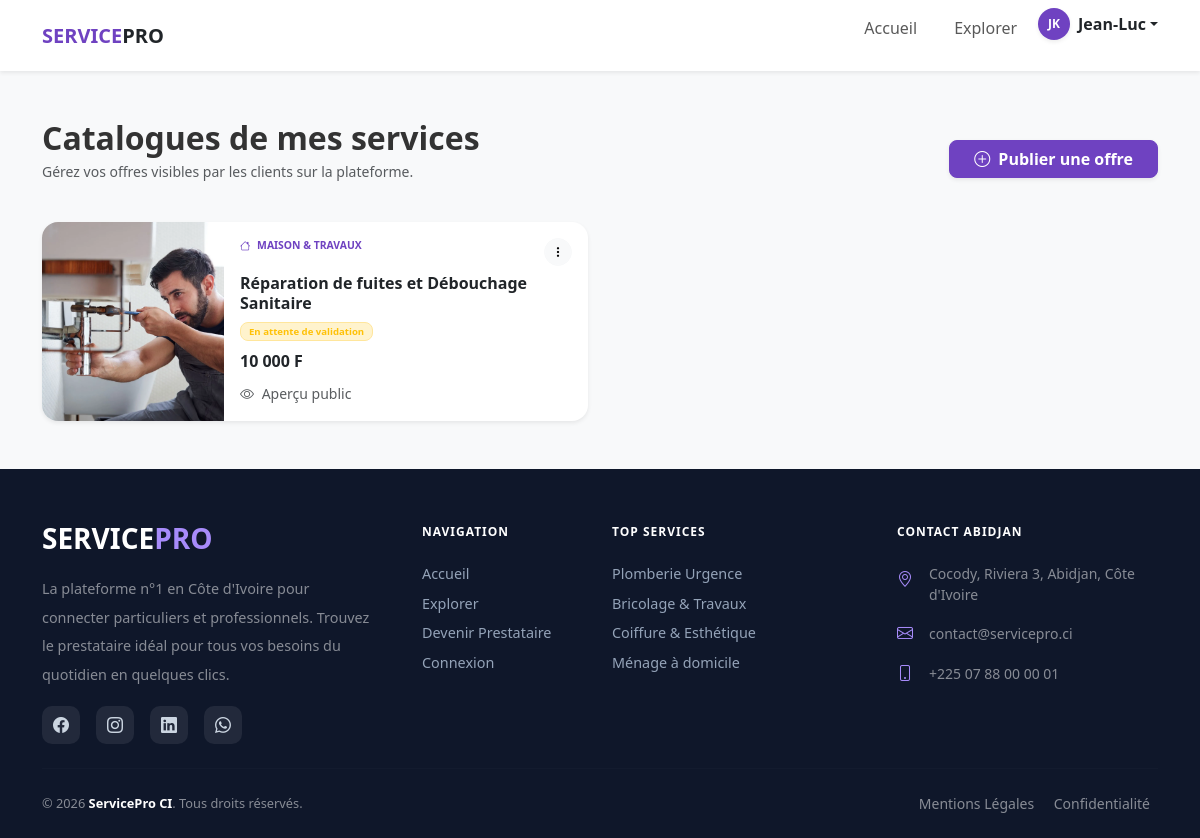
/mes_services.php (signed in), run on the app's committed database.
### tables this page shows
CREATE TABLE `Prestation` (
  `id_prestation` int NOT NULL,
  `titre_prestation` varchar(200) NOT NULL,
  `description_prestation` text,
  `prix_prestation` decimal(10,2) NOT NULL,
  `image_prestation` varchar(255) DEFAULT NULL,
  `datecrea_prestation` datetime DEFAULT CURRENT_TIMESTAMP,
  `id_service` int NOT NULL,
  `id_utilisateur` int NOT NULL,
  `statut_prestation` varchar(20) DEFAULT 'en_attente'
);

CREATE TABLE `Categorie` (
  `id_categorie` int NOT NULL,
  `nom_categorie` varchar(100) NOT NULL,
  `icone_categorie` varchar(50) DEFAULT NULL
);

### mes_services.php (the view, shortened to what this page needs)
<?php
require_once("includes/db.php");
$user_id = $_SESSION['user_id'];
$sql = "SELECT p.*, c.nom_categorie, c.icone_categorie
        FROM Prestation p
        JOIN Service s ON p.id_service = s.id_service
        JOIN Categorie c ON s.id_categorie = c.id_categorie
        WHERE p.id_utilisateur = ?
        ORDER BY p.datecrea_prestation DESC";
$stmt = $conn->prepare($sql);
$stmt->execute([$user_id]);
$mes_services = $stmt->fetchAll(PDO::FETCH_ASSOC);
?>
<!DOCTYPE html>
<html lang="fr">
<head>
    <link href="https://cdn.jsdelivr.net/npm/bootstrap@5.3.0/dist/css/bootstrap.min.css" rel="stylesheet">
    <link rel="stylesheet" href="https://cdn.jsdelivr.net/npm/bootstrap-icons@1.11.0/font/bootstrap-icons.css">
    <link rel="stylesheet" href="assets/css/style.css">
</head>
<body class="bg-light">
    <?php include("includes/barre_navigation.php"); ?>
    <div class="container py-5">
        <div class="row">
            <div class="col-12">
                <div class="d-flex justify-content-between align-items-center mb-4">
                    <div>
                        <h2 class="fw-bold mb-1">Catalogues de mes services</h2>
                        <p class="text-muted small">Gérez vos offres visibles par les clients sur la plateforme.</p>
                    </div>
                    <a href="ajouter_prestation.php" class="btn btn-primary rounded-pill px-4 fw-bold shadow-sm">
                        <i class="bi bi-plus-circle me-2"></i>Publier une offre
                    </a>
                </div>
                <div class="row g-4">
                    <?php if(count($mes_services) > 0): ?>
                        <?php foreach($mes_services as $s): ?>
                        <div class="col-md-6">
                            <div class="card border-0 shadow-sm rounded-4 overflow-hidden h-100">
                                <div class="row g-0">
                                    <div class="col-4">
                                        <img src="<?php echo $s['image_prestation'] ?? 'assets/img/default.jpg'; ?>"
                                             class="img-fluid h-100" style="object-fit: cover; min-height: 120px;" alt="Service">
                                    </div>
                                    <div class="col-8">
                                        <div class="card-body p-3 h-100 d-flex flex-column">
                                            <div class="d-flex justify-content-between align-items-start mb-2">
                                                <small class="text-primary fw-bold text-uppercase" style="font-size: 0.65rem;">
                                                    <i class="bi <?php echo $s['icone_categorie'] ?? 'bi-tag'; ?> me-1"></i> <?php echo $s['nom_categorie']; ?>
                                                </small>
                                                <div class="dropdown">
                                                    <button class="btn btn-sm btn-light rounded-circle p-0" style="width:28px; height:28px;" data-bs-toggle="dropdown">
                                                        <i class="bi bi-three-dots-vertical"></i>
                                                    </button>
                                                </div>
                                            </div>
                                            <h6 class="fw-bold mb-1"><?php echo $s['titre_prestation']; ?></h6>
                                            <div class="mb-2">
                                                 <?php if($s['statut_prestation'] == 'en_attente'): ?>
                                                     <span class="badge bg-warning-subtle text-warning border border-warning-subtle rounded-pill px-2" style="font-size: 0.6rem;">En attente de validation</span>
                                                 <?php elseif($s['statut_prestation'] == 'validee'): ?>
                                                     <span class="badge bg-success-subtle text-success border border-success-subtle rounded-pill px-2" style="font-size: 0.6rem;">Validé</span>
                                                 <?php else: ?>
                                                     <span class="badge bg-danger-subtle text-danger border border-danger-subtle rounded-pill px-2" style="font-size: 0.6rem;">Refusé</span>
                                                 <?php endif; ?>
                                             </div>
                                            <div class="fw-bold mb-2 text-dark"><?php echo number_format($s['prix_prestation'], 0, ',', ' '); ?> F</div>
                                            <div class="mt-auto">
                                                <a href="detail_prestation.php?id=<?php echo $s['id_prestation']; ?>" class="text-muted small text-decoration-none">
                                                    <i class="bi bi-eye me-1"></i> Aperçu public
                                                </a>
                                            </div>
                                        </div>
                                    </div>
                                </div>
                            </div>
                        </div>
                        <?php endforeach; ?>
                    <?php endif; ?>
                </div>
            </div>
        </div>
    </div>
    <?php include("includes/pied_de_page.php");?>
</body>
</html>

### assets/css/style.css (style rules this page uses)
:root { --primary-color: #6f42c1; --secondary-color: #f8f9fa; }
html { overflow-x: hidden; }
body { font-family: 'Segoe UI', Tahoma, Geneva, Verdana, sans-serif; color: #333; width: 100%; margin: 0; padding: 0; }
* { box-sizing: border-box; }
img, video, iframe { max-width: 100%; }
.text-primary { color: var(--primary-color) !important; }
.btn-primary { background-color: var(--primary-color); border-color: var(--primary-color); }
.rounded-pill, .rounded-md-pill { border-radius: 8px !important; }
.btn { --bs-btn-border-radius: 8px; padding-left: 1.5rem; padding-right: 1.5rem; font-weight: 600; transition: all 0.3s ease; }
.btn-sm { padding-left: 1rem; padding-right: 1rem; font-size: 0.75rem; }
a { color: var(--primary-color); text-decoration: none; }
.btn-primary { background-color: var(--primary-color) !important; border-color: var(--primary-color) !important; }
.bi-person, .bi-bag-check, .bi-plus-circle, .bi-speedometer2 { color: inherit; }

### data on the page
prestation: image_prestation (picture), categorie.nom_categorie "MAISON & TRAVAUX", titre_prestation "Réparation de fuites et Débouchage Sanitaire", statut_prestation "En attente de validation", prix_prestation "10 000"

### other printed values
$_SESSION['user_prenom'] "Jean-Luc"
